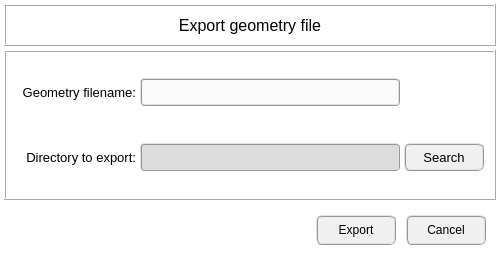
<?xml version="1.0" encoding="UTF-8"?>
<ui version="4.0">
 <class>Dialog</class>
 <widget class="QDialog" name="Dialog">
  <property name="geometry">
   <rect>
    <x>0</x>
    <y>0</y>
    <width>500</width>
    <height>260</height>
   </rect>
  </property>
  <property name="minimumSize">
   <size>
    <width>500</width>
    <height>260</height>
   </size>
  </property>
  <property name="maximumSize">
   <size>
    <width>500</width>
    <height>260</height>
   </size>
  </property>
  <property name="windowTitle">
   <string>OpenPulse - Export geometry file</string>
  </property>
  <property name="styleSheet">
   <string notr="true">background-color: rgb(255, 255, 255);</string>
  </property>
  <layout class="QGridLayout" name="gridLayout">
   <property name="leftMargin">
    <number>4</number>
   </property>
   <property name="topMargin">
    <number>4</number>
   </property>
   <property name="rightMargin">
    <number>4</number>
   </property>
   <property name="bottomMargin">
    <number>4</number>
   </property>
   <property name="spacing">
    <number>4</number>
   </property>
   <item row="0" column="0">
    <widget class="QFrame" name="frame_title">
     <property name="minimumSize">
      <size>
       <width>0</width>
       <height>42</height>
      </size>
     </property>
     <property name="maximumSize">
      <size>
       <width>16777215</width>
       <height>42</height>
      </size>
     </property>
     <property name="frameShape">
      <enum>QFrame::Box</enum>
     </property>
     <property name="frameShadow">
      <enum>QFrame::Raised</enum>
     </property>
     <layout class="QGridLayout" name="gridLayout_2">
      <property name="leftMargin">
       <number>4</number>
      </property>
      <property name="topMargin">
       <number>4</number>
      </property>
      <property name="rightMargin">
       <number>4</number>
      </property>
      <property name="bottomMargin">
       <number>4</number>
      </property>
      <property name="spacing">
       <number>4</number>
      </property>
      <item row="0" column="0">
       <widget class="QLabel" name="label">
        <property name="font">
         <font>
          <pointsize>12</pointsize>
          <weight>50</weight>
          <italic>false</italic>
          <bold>false</bold>
         </font>
        </property>
        <property name="frameShape">
         <enum>QFrame::NoFrame</enum>
        </property>
        <property name="frameShadow">
         <enum>QFrame::Raised</enum>
        </property>
        <property name="text">
         <string>Export geometry file</string>
        </property>
        <property name="alignment">
         <set>Qt::AlignCenter</set>
        </property>
       </widget>
      </item>
     </layout>
    </widget>
   </item>
   <item row="1" column="0">
    <widget class="QFrame" name="frame_center">
     <property name="minimumSize">
      <size>
       <width>0</width>
       <height>0</height>
      </size>
     </property>
     <property name="maximumSize">
      <size>
       <width>600</width>
       <height>360</height>
      </size>
     </property>
     <property name="frameShape">
      <enum>QFrame::Box</enum>
     </property>
     <property name="frameShadow">
      <enum>QFrame::Raised</enum>
     </property>
     <property name="lineWidth">
      <number>1</number>
     </property>
     <layout class="QGridLayout" name="gridLayout_4">
      <property name="leftMargin">
       <number>6</number>
      </property>
      <property name="topMargin">
       <number>6</number>
      </property>
      <property name="rightMargin">
       <number>6</number>
      </property>
      <property name="bottomMargin">
       <number>6</number>
      </property>
      <property name="spacing">
       <number>6</number>
      </property>
      <item row="4" column="0">
       <widget class="QFrame" name="frame_directory">
        <property name="minimumSize">
         <size>
          <width>0</width>
          <height>50</height>
         </size>
        </property>
        <property name="maximumSize">
         <size>
          <width>16777215</width>
          <height>50</height>
         </size>
        </property>
        <property name="frameShape">
         <enum>QFrame::NoFrame</enum>
        </property>
        <property name="frameShadow">
         <enum>QFrame::Raised</enum>
        </property>
        <layout class="QGridLayout" name="gridLayout_7">
         <property name="leftMargin">
          <number>4</number>
         </property>
         <property name="topMargin">
          <number>4</number>
         </property>
         <property name="rightMargin">
          <number>4</number>
         </property>
         <property name="bottomMargin">
          <number>4</number>
         </property>
         <property name="spacing">
          <number>4</number>
         </property>
         <item row="0" column="0">
          <widget class="QLabel" name="label_project_directory">
           <property name="minimumSize">
            <size>
             <width>120</width>
             <height>28</height>
            </size>
           </property>
           <property name="maximumSize">
            <size>
             <width>120</width>
             <height>28</height>
            </size>
           </property>
           <property name="font">
            <font>
             <pointsize>10</pointsize>
            </font>
           </property>
           <property name="text">
            <string>Directory to export:</string>
           </property>
           <property name="alignment">
            <set>Qt::AlignRight|Qt::AlignTrailing|Qt::AlignVCenter</set>
           </property>
          </widget>
         </item>
         <item row="0" column="1">
          <widget class="QLineEdit" name="lineEdit_directory_to_export">
           <property name="enabled">
            <bool>false</bool>
           </property>
           <property name="minimumSize">
            <size>
             <width>260</width>
             <height>28</height>
            </size>
           </property>
           <property name="maximumSize">
            <size>
             <width>260</width>
             <height>28</height>
            </size>
           </property>
           <property name="font">
            <font>
             <family>MS Shell Dlg 2</family>
             <pointsize>10</pointsize>
             <weight>9</weight>
             <italic>false</italic>
             <bold>false</bold>
            </font>
           </property>
           <property name="styleSheet">
            <string notr="true">QLineEdit{border-radius: 4px; border-color: rgb(150, 150, 150); border-style: ridge; border-width: 2px; color: rgb(0, 0, 0); background-color: rgb(250, 250, 250); font: 75 10pt &quot;MS Shell Dlg 2&quot;}
QLineEdit:disabled{border-radius: 4px; border-color: rgb(150, 150, 150); border-style: ridge; border-width: 2px; color: rgb(100, 100, 100); background-color: rgb(220, 220, 220); font: 75 10pt &quot;MS Shell Dlg 2&quot;}</string>
           </property>
           <property name="frame">
            <bool>true</bool>
           </property>
           <property name="alignment">
            <set>Qt::AlignCenter</set>
           </property>
          </widget>
         </item>
         <item row="0" column="2">
          <widget class="QPushButton" name="pushButton_search_folder">
           <property name="sizePolicy">
            <sizepolicy hsizetype="Expanding" vsizetype="Expanding">
             <horstretch>0</horstretch>
             <verstretch>0</verstretch>
            </sizepolicy>
           </property>
           <property name="minimumSize">
            <size>
             <width>80</width>
             <height>28</height>
            </size>
           </property>
           <property name="maximumSize">
            <size>
             <width>80</width>
             <height>28</height>
            </size>
           </property>
           <property name="sizeIncrement">
            <size>
             <width>0</width>
             <height>1</height>
            </size>
           </property>
           <property name="font">
            <font>
             <family>MS Shell Dlg 2</family>
             <pointsize>10</pointsize>
             <weight>9</weight>
             <italic>false</italic>
             <bold>false</bold>
            </font>
           </property>
           <property name="styleSheet">
            <string notr="true">QPushButton{border-radius: 6px; border-color: rgb(150, 150, 150); border-style: ridge; border-width: 2px; color: rgb(0, 0, 0); background-color: rgb(240, 240, 240); font: 75 10pt &quot;MS Shell Dlg 2&quot;}
QPushButton:hover{border-radius: 6px; border-color: rgb(0, 170, 255); border-style: ridge; border-width: 2px; color: rgb(0, 0, 0); background-color: rgba(174, 213, 255, 100); font: 75 10pt &quot;MS Shell Dlg 2&quot;}
QPushButton:pressed{border-radius: 6px; border-color: rgb(0, 170, 255); border-style: ridge; border-width: 3px; color: rgb(0, 0, 0); background-color: rgb(174, 213, 255); font: 75 10pt &quot;MS Shell Dlg 2&quot;}
QPushButton:disabled{border-radius: 6px; border-color: rgb(150, 150, 150); border-style: ridge; border-width: 2px; color: rgb(100, 100, 100); background-color: rgb(200, 200, 200); font: 75 10pt &quot;MS Shell Dlg 2&quot;}</string>
           </property>
           <property name="text">
            <string>Search</string>
           </property>
           <property name="icon">
            <iconset>
             <normaloff>../data/icons/020-search.png</normaloff>../data/icons/020-search.png</iconset>
           </property>
          </widget>
         </item>
        </layout>
       </widget>
      </item>
      <item row="3" column="0">
       <widget class="QFrame" name="frame_filename">
        <property name="minimumSize">
         <size>
          <width>0</width>
          <height>50</height>
         </size>
        </property>
        <property name="maximumSize">
         <size>
          <width>16777215</width>
          <height>50</height>
         </size>
        </property>
        <property name="frameShape">
         <enum>QFrame::NoFrame</enum>
        </property>
        <property name="frameShadow">
         <enum>QFrame::Raised</enum>
        </property>
        <layout class="QGridLayout" name="gridLayout_3">
         <property name="leftMargin">
          <number>4</number>
         </property>
         <property name="topMargin">
          <number>4</number>
         </property>
         <property name="rightMargin">
          <number>4</number>
         </property>
         <property name="bottomMargin">
          <number>4</number>
         </property>
         <property name="spacing">
          <number>4</number>
         </property>
         <item row="0" column="0">
          <widget class="QLabel" name="label_project_name">
           <property name="minimumSize">
            <size>
             <width>120</width>
             <height>28</height>
            </size>
           </property>
           <property name="maximumSize">
            <size>
             <width>120</width>
             <height>28</height>
            </size>
           </property>
           <property name="font">
            <font>
             <pointsize>10</pointsize>
            </font>
           </property>
           <property name="text">
            <string>Geometry filename:</string>
           </property>
           <property name="alignment">
            <set>Qt::AlignRight|Qt::AlignTrailing|Qt::AlignVCenter</set>
           </property>
          </widget>
         </item>
         <item row="0" column="2">
          <widget class="QFrame" name="frame_4">
           <property name="minimumSize">
            <size>
             <width>80</width>
             <height>0</height>
            </size>
           </property>
           <property name="maximumSize">
            <size>
             <width>80</width>
             <height>16777215</height>
            </size>
           </property>
           <property name="frameShape">
            <enum>QFrame::NoFrame</enum>
           </property>
           <property name="frameShadow">
            <enum>QFrame::Raised</enum>
           </property>
          </widget>
         </item>
         <item row="0" column="1">
          <widget class="QLineEdit" name="lineEdit_geometry_filename">
           <property name="minimumSize">
            <size>
             <width>260</width>
             <height>28</height>
            </size>
           </property>
           <property name="maximumSize">
            <size>
             <width>260</width>
             <height>28</height>
            </size>
           </property>
           <property name="font">
            <font>
             <family>MS Shell Dlg 2</family>
             <pointsize>10</pointsize>
             <weight>9</weight>
             <italic>false</italic>
             <bold>false</bold>
            </font>
           </property>
           <property name="styleSheet">
            <string notr="true">QLineEdit{border-radius: 4px; border-color: rgb(150, 150, 150); border-style: ridge; border-width: 2px; color: rgb(0, 0, 0); background-color: rgb(250, 250, 250); font: 75 10pt &quot;MS Shell Dlg 2&quot;}</string>
           </property>
           <property name="text">
            <string/>
           </property>
           <property name="frame">
            <bool>true</bool>
           </property>
           <property name="alignment">
            <set>Qt::AlignCenter</set>
           </property>
          </widget>
         </item>
        </layout>
       </widget>
      </item>
     </layout>
    </widget>
   </item>
   <item row="2" column="0">
    <widget class="QFrame" name="frame_buttons">
     <property name="minimumSize">
      <size>
       <width>0</width>
       <height>52</height>
      </size>
     </property>
     <property name="maximumSize">
      <size>
       <width>16777215</width>
       <height>52</height>
      </size>
     </property>
     <property name="frameShape">
      <enum>QFrame::NoFrame</enum>
     </property>
     <property name="frameShadow">
      <enum>QFrame::Raised</enum>
     </property>
     <layout class="QGridLayout" name="gridLayout_6">
      <property name="leftMargin">
       <number>10</number>
      </property>
      <property name="topMargin">
       <number>0</number>
      </property>
      <property name="rightMargin">
       <number>10</number>
      </property>
      <property name="bottomMargin">
       <number>0</number>
      </property>
      <property name="horizontalSpacing">
       <number>10</number>
      </property>
      <item row="0" column="1">
       <widget class="QPushButton" name="pushButton_export">
        <property name="sizePolicy">
         <sizepolicy hsizetype="Expanding" vsizetype="Expanding">
          <horstretch>0</horstretch>
          <verstretch>0</verstretch>
         </sizepolicy>
        </property>
        <property name="minimumSize">
         <size>
          <width>80</width>
          <height>30</height>
         </size>
        </property>
        <property name="maximumSize">
         <size>
          <width>80</width>
          <height>30</height>
         </size>
        </property>
        <property name="sizeIncrement">
         <size>
          <width>0</width>
          <height>1</height>
         </size>
        </property>
        <property name="styleSheet">
         <string notr="true">QPushButton{border-radius: 6px; border-color: rgb(150, 150, 150); border-style: ridge; border-width: 2px; color: rgb(0, 0, 0); background-color: rgb(240, 240, 240); font: 75 10pt &quot;MS Shell Dlg 2&quot;}
QPushButton:hover{border-radius: 6px; border-color: rgb(0, 170, 255); border-style: ridge; border-width: 2px; color: rgb(0, 0, 0); background-color: rgba(174, 213, 255, 100); font: 75 10pt &quot;MS Shell Dlg 2&quot;}
QPushButton:pressed{border-radius: 6px; border-color: rgb(0, 170, 255); border-style: ridge; border-width: 3px; color: rgb(0, 0, 0); background-color: rgb(174, 213, 255); font: 75 10pt &quot;MS Shell Dlg 2&quot;}</string>
        </property>
        <property name="text">
         <string>Export</string>
        </property>
       </widget>
      </item>
      <item row="0" column="2">
       <widget class="QPushButton" name="pushButton_cancel">
        <property name="sizePolicy">
         <sizepolicy hsizetype="Expanding" vsizetype="Expanding">
          <horstretch>0</horstretch>
          <verstretch>0</verstretch>
         </sizepolicy>
        </property>
        <property name="minimumSize">
         <size>
          <width>80</width>
          <height>30</height>
         </size>
        </property>
        <property name="maximumSize">
         <size>
          <width>80</width>
          <height>30</height>
         </size>
        </property>
        <property name="sizeIncrement">
         <size>
          <width>0</width>
          <height>1</height>
         </size>
        </property>
        <property name="styleSheet">
         <string notr="true">QPushButton{border-radius: 6px; border-color: rgb(150, 150, 150); border-style: ridge; border-width: 2px; color: rgb(0, 0, 0); background-color: rgb(240, 240, 240); font: 75 10pt &quot;MS Shell Dlg 2&quot;}
QPushButton:hover{border-radius: 6px; border-color: rgb(0, 170, 255); border-style: ridge; border-width: 2px; color: rgb(0, 0, 0); background-color: rgba(174, 213, 255, 100); font: 75 10pt &quot;MS Shell Dlg 2&quot;}
QPushButton:pressed{border-radius: 6px; border-color: rgb(0, 170, 255); border-style: ridge; border-width: 3px; color: rgb(0, 0, 0); background-color: rgb(174, 213, 255); font: 75 10pt &quot;MS Shell Dlg 2&quot;}</string>
        </property>
        <property name="text">
         <string>Cancel</string>
        </property>
       </widget>
      </item>
      <item row="0" column="0">
       <widget class="QFrame" name="frame_2">
        <property name="frameShape">
         <enum>QFrame::NoFrame</enum>
        </property>
        <property name="frameShadow">
         <enum>QFrame::Raised</enum>
        </property>
       </widget>
      </item>
     </layout>
    </widget>
   </item>
  </layout>
 </widget>
 <tabstops>
  <tabstop>lineEdit_geometry_filename</tabstop>
  <tabstop>pushButton_search_folder</tabstop>
  <tabstop>pushButton_export</tabstop>
  <tabstop>pushButton_cancel</tabstop>
  <tabstop>lineEdit_directory_to_export</tabstop>
 </tabstops>
 <resources/>
 <connections/>
</ui>
